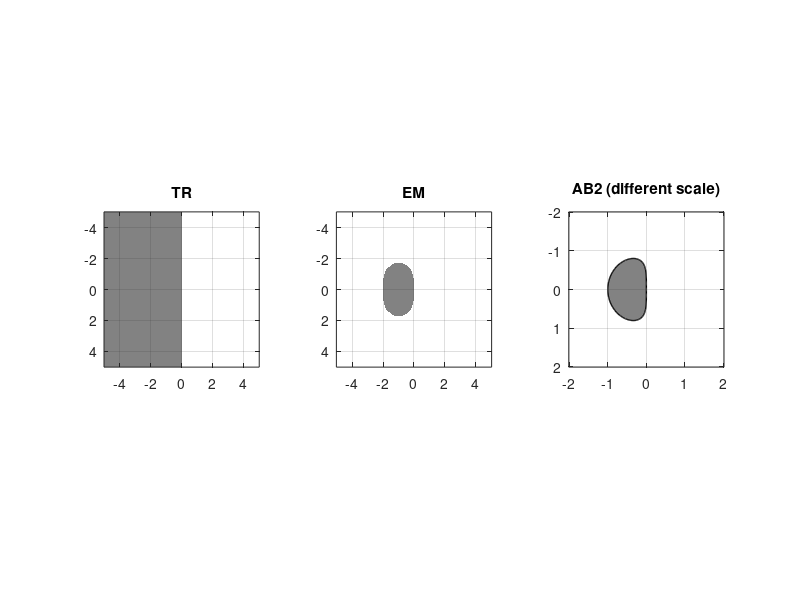

Source code (MATLAB):
% REGIONS  Plot stability regions for three second-order ODE IVP schemes
% This version uses imagesc instead of contour.

% set up
N = 300;
x = linspace(-5, 5, N+1);  y = x;
[xx,yy] = meshgrid(x, y);
zz = xx + i * yy;

% trapezoid
uu = ((abs(1 + zz/2) ./ abs(1 - zz/2)) <= 1);
subplot(1,3,1),  imagesc(x, y, 1 - uu, [-1, 1]),  colormap('gray')
grid on,  axis square,  title('TR')

% EM
uu = (abs(1 + zz + zz.^2/2) <= 1);
subplot(1,3,2),  imagesc(x, y, 1 - uu, [-1, 1]),  colormap('gray')
grid on,  axis square,  title('EM')

% AB2, both by pointwise decision and boundary locus
% note different scale
N = 200;
x = linspace(-2, 2, N+1);  y = x;
[xx,yy] = meshgrid(x, y);
zz = xx + i * yy;
uu = zeros(size(zz));
for j = 1:N+1
    for k = 1:N+1
        z = zz(j, k);
        zetas = roots([1, -(1+1.5*z), 0.5*z]);
        if abs(zetas(1)) < 1 && abs(zetas(2)) < 1
            uu(j, k) = 1.0;
        end
    end
end
subplot(1,3,3),  imagesc(x, y, 1 - uu, [-1, 1]),  colormap('gray')
th = 0:pi/100:2*pi;
zeta = exp(i * th);
zbl = (zeta.^2 - zeta) ./ (1.5 * zeta - 0.5);
hold on,  plot(real(zbl), imag(zbl), 'k', 'linewidth', 1.0),  hold off
grid on,  axis square,  title('AB2 (different scale)')
